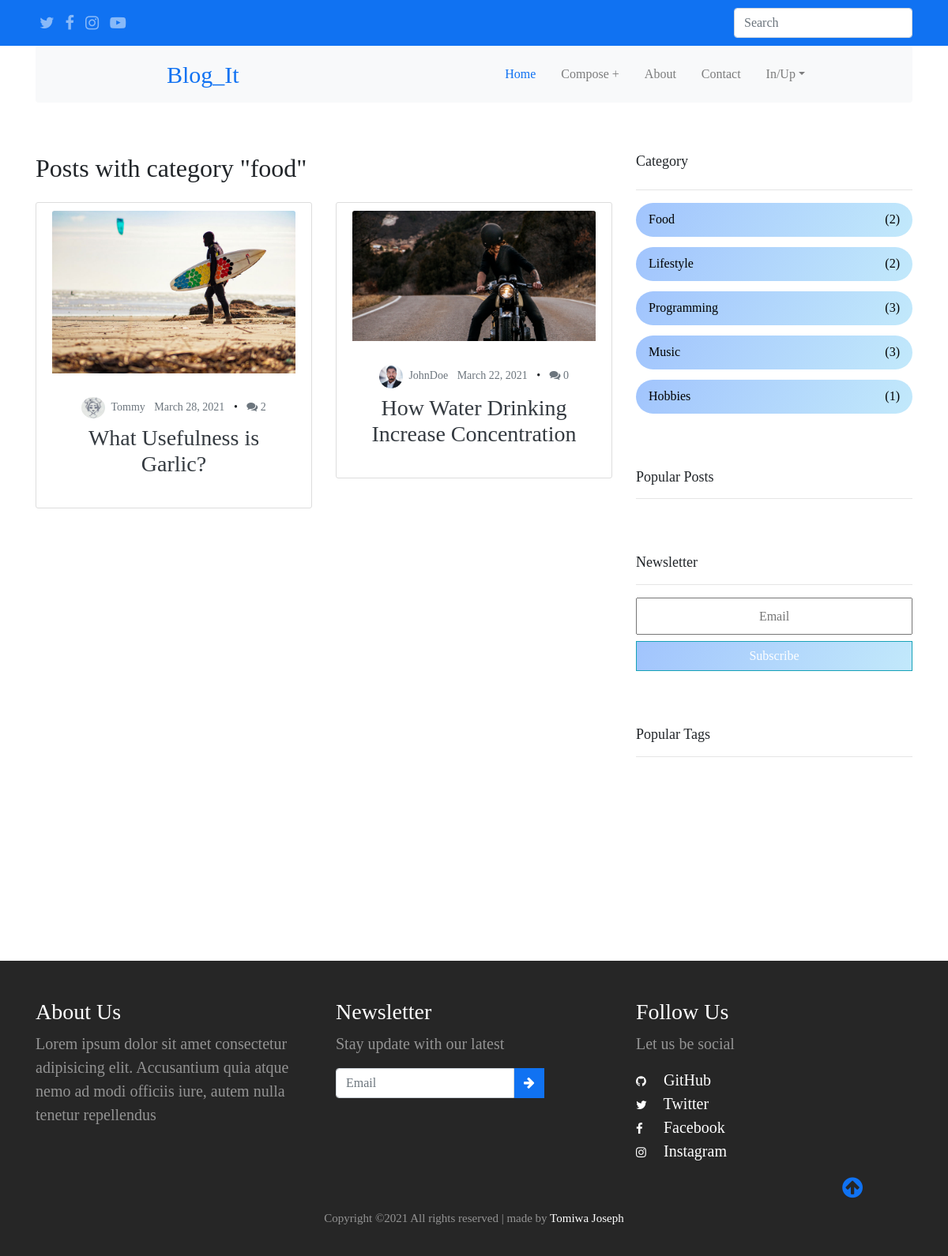
The app's page /category/food/ with its own data.
### main/models.py (models this page shows, shortened)
class Category(models.Model):
    name = models.CharField(max_length=255)

class Blog(models.Model):
    STATUS_CHOICES = (
        ('draft', 'Draft'),
        ('published', 'Published'),
        )
    title = models.CharField(max_length=250)
    slug = models.SlugField(max_length=250,
        unique_for_date='publish')
    category = models.ForeignKey(Category,
        on_delete=models.CASCADE,
        related_name='blog_category')
    author = models.ForeignKey(User,
        on_delete=models.CASCADE,
        related_name='blog_posts')
    body = RichTextUploadingField(blank=True, null=True)
    publish = models.DateTimeField(default=timezone.now)
    created = models.DateTimeField(auto_now_add=True)
    updated = models.DateTimeField(auto_now=True)
    status = models.CharField(max_length=10,
        choices=STATUS_CHOICES,
        default='draft')
    tags = TaggableManager()
    class Meta:
        ordering = ('-publish',)

### main/views.py (the view)
# urls.py: path('category/<slug:tag>/', views.category_finder, name='category_finder'),
def category_finder(request, tag):
    cat = Category.objects.filter(name=tag)
    cat_id = [i.id for i in cat]
    object_list = Blog.objects.filter(category=cat_id[0])
    cat_header_img = []
    cat_titles = []
    cat_authors = []
    cat_dates = []
    cat_year = []
    cat_month = []
    cat_day = []
    cat_slug = []
    cat_slug_pics = []
    pub_comments = []
    for i in object_list:
        find_all = re.findall(r'<img.*?/>', i.body)
        get_first = find_all[0]
        source = get_first.split()[2][5:-1]
        pub_comments.append(len(i.comments.filter(active=True)))
        cat_header_img.append(source)
        cat_titles.append(i.title)
        cat_authors.append(i.author)
        cat_dates.append(i.updated)
        cat_year.append(i.updated.year)
        cat_month.append(i.updated.month)
        cat_day.append(i.updated.day)
        cat_slug.append(i.slug)
        cat_slug_pics.append(i.author.profile.image.url)
    context = {
        'cat_titles': cat_titles,
        'cat_header_img': cat_header_img,
        'cat_authors': cat_authors,
        'cat_dates': cat_dates,
        'cat_year': cat_year,
        'cat_month': cat_month,
        'pub_comments': pub_comments,
        'cat_day': cat_day,
        'cat_slug_pics': cat_slug_pics,
        'cat_slug': cat_slug,
        'cat_number': range(len(cat_titles)), 'tag': tag,
        'length': length, 'all_cat_name': all_cat_name,
    }
    return render(request, 'main/category_finder.html', context)

### main/templatetags/main_tags.py (called while the page is built)
@register.filter
def lookup(d, key):
    return d[key]

### main/templates/main/category_finder.html (shortened to what this page needs)
{% extends 'main/base.html' %}
{% load static %}
{% load main_tags %}
{% block content %}
<div class="row">
    <div class="col-md-12">
      <h2 class="my-4">Posts with category "{{tag}}"</h2>
    </div>
  </div>
<div class="row">
    {% for i in cat_number %}
    <div class="col-md-6">
      <div class="content-section" data-aos="zoom-in" data-aos-delay="200">
        <div class="cards index-cards">
          <div class="card-img-top">
            <img src="{{ cat_header_img|lookup:i }}" alt="" class="img-fluid">
          </div>
          <div class="card-body text-center">
            <div class="post-meta">
              <span class="author mr-2 text-secondary"><img class="mr-1" src="{{ cat_slug_pics|lookup:i }}" alt="" class="img-fluid">
                {{ cat_authors|lookup:i }}</span>
              <span class="mr-2 text-secondary">{{ cat_dates|lookup:i | date:'F d, Y' }} </span> &bullet;
              <span class="ml-2 text-secondary"><span class="fa fa-comments"></span> {{ pub_comments|lookup:i }}</span>
            </div>
            <h3 class="mt-2"><a href="{% url 'blog_detail' cat_year|lookup:i cat_month|lookup:i cat_day|lookup:i cat_slug|lookup:i %}"
                class="card-title text-dark">{{ cat_titles|lookup:i }}</a></h3>
          </div>
        </div>
      </div>
    </div>
    {% endfor %}
</div>
{% endblock %}

### main/templates/main/base.html (shortened to what this page needs)
{% load static %}
{% load main_tags %}
<!DOCTYPE html>
<html lang="en">
<head>
    <link rel="stylesheet" href="{% static 'main/css/bootstrap.css' %}">
    <link rel="stylesheet" href="{% static 'main/css/style.css' %}">
    <link rel="stylesheet" href="{% static 'main/fonts/fontawesome/css/font-awesome.min.css' %}">
    <link rel="stylesheet" href="{% static 'main/css/aos.css' %}">
</head>
<body>
    <div class="wrapper">
        <div class="head_it">
            <div class="container">
                <div class="row align-items-center">
                    <div class="col-9 icons">
                        <a href="#"><span class="fa fa-twitter"></span></a>
                        <a href="#"><span class="fa fa-facebook"></span></a>
                        <a href="#"><span class="fa fa-instagram"></span></a>
                        <a href="#"><span class="fa fa-youtube-play"></span></a>
                    </div>
                    <div class="col-3">
                        <form action="{% url 'search_it' %}" class="form-inline my-2 my-md-0 search_it" method="POST">
                            <input class="form-control" type="text" placeholder="Search" aria-label="Search" name="search_input">
                        </form>
                    </div>
                </div>
            </div>
        </div>
        <div class="container">
            <nav class="navbar navbar-expand-lg navbar-light bg-light rounded">
                <a class="navbar-brand" href="{% url 'index' %}">Blog_It</a>
                <div class="collapse navbar-collapse" id="navbarNav">
                    <ul class="navbar-nav">
                        <li class="nav-item">
                            <a class="nav-link active" href="{% url 'index' %}">Home </a>
                        </li>
                        <li class="nav-item">
                            <a class="nav-link" href="{% url 'compose' %}" tabindex="-1" aria-disabled="true">Compose
                                +</a>
                        </li>
                        <li class="nav-item">
                            <a class="nav-link" href="{% url 'about' %}" tabindex="-1" aria-disabled="true">About</a>
                        </li>
                        <li class="nav-item">
                            <a class="nav-link" href="{% url 'contact' %}" tabindex="-1"
                                aria-disabled="true">Contact</a>
                        </li>
                        {% if not user.is_authenticated %}
                        <li class="nav-item dropdown">
                            <a class="nav-link dropdown-toggle" href="#" id="dropdown09" data-toggle="dropdown"
                            aria-haspopup="true" aria-expanded="false">In/Up</a>
                        </li>
                        {% endif %}
                    </ul>
                </div>
            </nav>
        </div>
        <div class="container mt-3">
            <div class="row">
                <div class="col-lg-8 my-4">
                    {% block content %} {% endblock %}
                </div>
                <div class="col-lg-4 my-4">
                    <h2 class="my-4 cat">Category</h2>
                    <hr>
                    <div class="categories">
                        <div data-aos="fade-left" data-aos-delay="100">
                            <a class="category-items" href="{% url 'category_finder' all_cat_name.0 %}">{{ all_cat_name.0|capfirst }}<span>({{length.0}})</span></a>
                        </div>
                        <div data-aos="fade-left" data-aos-delay="200">
                            <a class="category-items" href="{% url 'category_finder' all_cat_name.1 %}">{{ all_cat_name.1|capfirst }}<span>({{length.1}})</span></a>
                        </div>
                        <div data-aos="fade-left" data-aos-delay="300">
                            <a class="category-items" href="{% url 'category_finder' all_cat_name.2 %}">{{ all_cat_name.2|capfirst }}<span>({{length.2}})</span></a>
                        </div>
                        <div data-aos="fade-left" data-aos-delay="400">
                            <a class="category-items" href="{% url 'category_finder' all_cat_name.3 %}">{{ all_cat_name.3|capfirst }}<span>({{length.3}})</span></a>
                        </div>
                        <div data-aos="fade-left" data-aos-delay="500">
                            <a class="category-items" href="{% url 'category_finder' all_cat_name.4 %}">{{ all_cat_name.4|capfirst }}<span>({{length.4}})</span></a>
                        </div>
                    </div>
                    <h2 class="cat">Popular Posts</h2>
                    <hr>
                    <h2 class="cat">Newsletter</h2>
                    <hr>
                    <div class="newsletter">
                        <form action="{% url 'newsletter' %}" method="post">
                            <input type="text" class="input-group mb-2 text-center sub-inp" placeholder="Email"
                                data-aos="fade-down" data-aos-delay="300" name='email'>
                            <button type="submit" class="btn btn-info sub-but" data-aos="fade-up"
                                data-aos-delay="300">Subscribe</button type="submit">
                        </form>
                    </div>
                    <h2 class="cat">Popular Tags</h2>
                    <hr>
                    <div class="popular-tags">
                        <span class="tag" data-aos="flip-up" data-aos-delay="100">python</span>
                        <span class="tag" data-aos="flip-up" data-aos-delay="200">django</span>
                        <span class="tag" data-aos="flip-up" data-aos-delay="300">travel</span>
                        <span class="tag" data-aos="flip-up" data-aos-delay="400">illustration</span>
                        <span class="tag" data-aos="flip-up" data-aos-delay="500">design</span>
                        <span class="tag" data-aos="flip-up" data-aos-delay="600">lifestyle</span>
                        <span class="tag" data-aos="flip-up" data-aos-delay="700">love</span>
                        <span class="tag" data-aos="flip-up" data-aos-delay="800">project</span>
                    </div>
                </div>
            </div>
        </div>
        <footer class="site-footer">
            <div class="container">
                <div class="row">
                    <div class="col-md-4" data-aos="fade-right" data-aos-delay="200">
                        <h3>About Us</h3>
                        <p class="mb-4">
                            Lorem ipsum dolor sit amet consectetur adipisicing elit. Accusantium quia atque nemo ad modi
                            officiis iure, autem nulla tenetur repellendus </p>
                    </div>
                    <div class="col-md-4" data-aos="fade-down" data-aos-delay="200">
                        <h3>Newsletter</h3>
                        <p>Stay update with our latest</p>
                        <form action="{% url 'newsletter' %}" class="form-inline">
                            <div class="col-pl">
                                <div class="input-group pr-5">
                                    <input type="text" class="form-control news" placeholder="Email" name="email">
                                    <div class="input-group-prepend">
                                        <div class="input-group-text">
                                            <a href="#"><i class="fa fa-arrow-right"></i></a>
                                        </div>
                                    </div>
                                </div>
                            </div>
                        </form>
                    </div>
                    <div class="col-md-4" data-aos="fade-left" data-aos-delay="200">
                        <h3>Follow Us</h3>
                        <p>Let us be social</p>
                        <ul class="list-unstyled footer-social">
                            <li><a href="https://github.com/TomiwaJoseph" target="_blank"><span
                                        class="fa fa-github"></span> GitHub</a></li>
                            <li><a href="#"><span class="fa fa-twitter"></span> Twitter</a></li>
                            <li><a href="#"><span class="fa fa-facebook"></span> Facebook</a></li>
                            <li><a href="#"><span class="fa fa-instagram"></span> Instagram</a></li>
                        </ul>
                    </div>
                </div>
                <div class="move-up">
                    <span><i class="fa fa-arrow-circle-up fa-2x"></i></span>
                </div>
                <div class="rights">
                    <h4 class="text-center">
                        Copyright ©2021 All rights reserved | made by
                        <a href="https://github.com/TomiwaJoseph" target="_blank">Tomiwa Joseph</a>
                    </h4>
                </div>
            </div>
        </footer>
    </div>
</body>
</html>

### main/static/main/css/style.css (style rules this page uses)
body { font-family: 'poppins'!important; }
p { font-family: 'arvo'; font-size: 20px; color: gray; }
.wrapper { max-width: 1260px; margin: 0 auto; background: #fff; -webkit-box-shadow: 0 0 40px 0 rgba(0, 0, 0, 0.1); box-shadow: 0 0 40px 0 rgba(0, 0, 0, 0.1); }
nav .nav-item:last-child { padding-right: 7em; }
nav .nav-item { padding: 0.5em; }
.navbar-brand { font-size: 30px; color: #1072f2!important; padding-left: 5em; }
.head_it { background: #1072f2; }
.head_it { background: #1072f2; padding: 10px 0; }
.head_it .icons a, .head_it a { color: #fff; font-size: 20px; opacity: .5; padding: 5px; }
.head_it .icons { text-align: left; }
.navbar-nav li a.active, .navbar-nav li a:hover { color: #1072f2!important; }
.search_it { float: right; }
.author img { width: 40px; border-radius: 50%; display: inline-block; }
.card-body a { text-decoration: none; }
.post-meta .author img { width: 30px; border-radius: 50%; display: inline-block; }
.post-meta { font-size: 14px; margin-top: 10px; }
.content-section { background: #ffffff; padding: 10px 20px; border: 1px solid #dddddd; border-radius: 3px; margin-bottom: 20px; }
.categories, .newsletter, .popular-tags, .popular-posts { margin-bottom: 70px; }
.categories a { text-decoration: none; color: #000; }
.cat { font-size: 18px; font-weight: 500; }
.category-items { font-family: 'candara'; background: linear-gradient(120deg, #a1c4fd 0%, #c2e9fb 100%); padding: .6rem 1rem; margin: .8rem 0; border-radius: 3rem; display: flex; justify-content: space-between; }
.sub-inp { padding: .6em 0!important; }
.sub-but { width: 100%; outline: none!important; border-radius: 0; background: linear-gradient(120deg, #a1c4fd 0%, #c2e9fb 100%); }
.popular-tags .tag { background: linear-gradient(120deg, #a1c4fd 0%, #c2e9fb 100%); padding: .4rem 1rem; border-radius: 3rem; margin: .4rem .6rem; display: inline-block; }
.cards > div { overflow: hidden; }
.cards .img-fluid { width: 100%; transition: all 1s ease; }
.site-footer { background-size: cover; background-position: center center; background-repeat: no-repeat; padding: 3em 0 1em 0; background: #262626; }
.site-footer h3 { color: #fff; }
.site-footer p { color: rgba(255, 255, 255, 0.5); }
.input-group-text { background: #1072f2; border: none; }
.input-group-text a { color: #fff; }
.site-footer span { color: #fff; font-size: 15px; width: 30px; }
.site-footer ul li a { color: #fff; font-size: 20px; text-decoration: none; }
.site-footer .move-up { position: absolute; right: 9%; }
.site-footer .move-up span { color: #1072f2; }
.rights h4 { color: rgba(255, 255, 255, 0.5); font-size: 15px; padding: 3em 0 1em 0; }
.rights h4 a { color: #fff; text-decoration: none; }

### records on screen
Category: name "food", name "Food"
Blog: shows a picture, cat_dates "March 28, 2021", pub_comments "2", title "What Usefulness is Garlic?"
Blog: shows a picture, cat_dates "March 22, 2021", pub_comments "0", title "How Water Drinking Increase Concentration"

### other values on screen
{{ cat_authors|lookup:i }} "Tommy"
{{ cat_authors|lookup:i }} "JohnDoe"
{{ length.0 }} "2"
{{ all_cat_name.1|capfirst }} "Lifestyle"
{{ length.1 }} "2"
{{ all_cat_name.2|capfirst }} "Programming"
{{ length.2 }} "3"
{{ all_cat_name.3|capfirst }} "Music"
{{ length.3 }} "3"
{{ all_cat_name.4|capfirst }} "Hobbies"
{{ length.4 }} "1"
